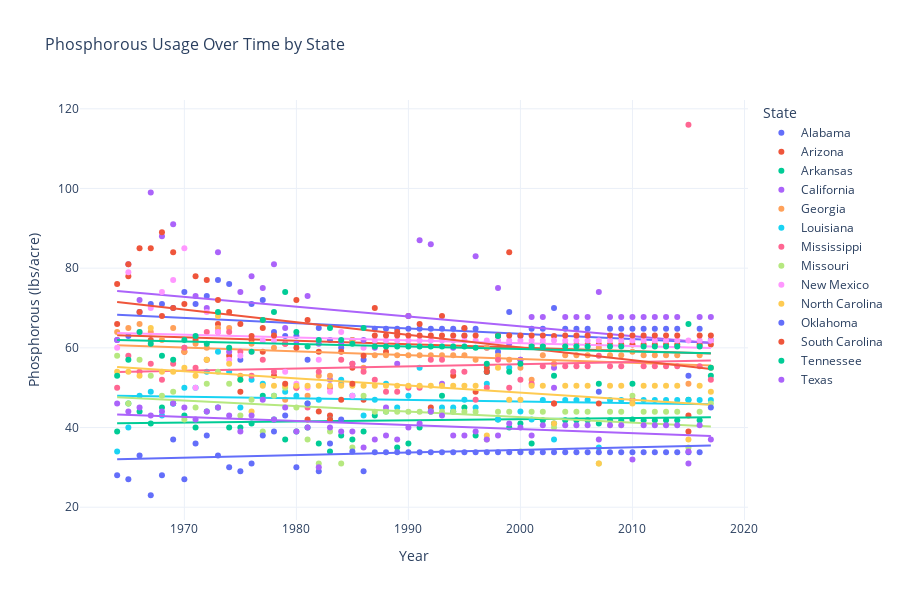
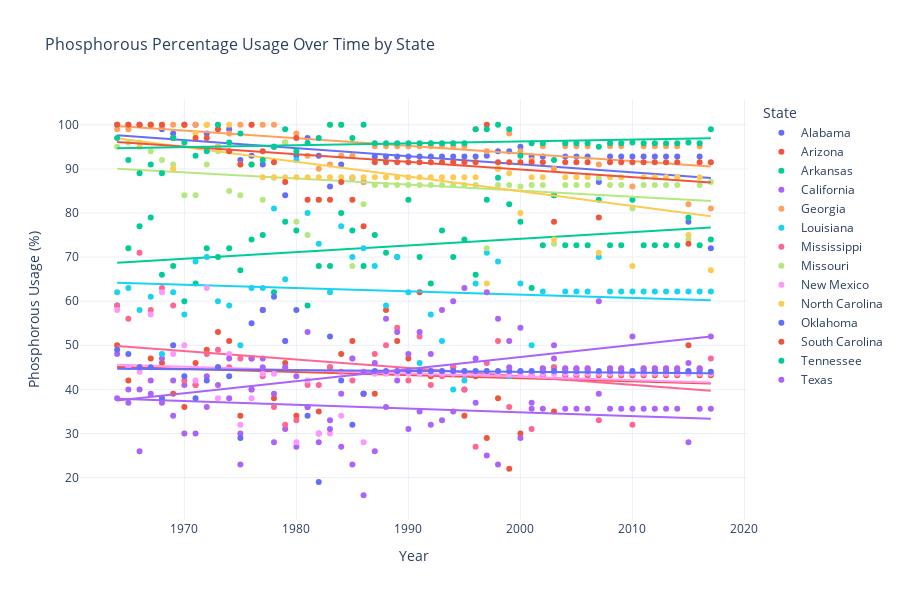

Notebook source saved alongside these figures, in order:
### Code cell
print("\n=== PHOSPHOROUS ANALYSIS ===")

fig_phosphorous = px.scatter(df_cotton, x='Year', y='Phosphorous (Pounds/Acre)', 
                            color='State', size_max=10,
                            title='Phosphorous Usage Over Time by State',
                            labels={'Phosphorous (Pounds/Acre)': 'Phosphorous (lbs/acre)'},
                            hover_data=['State', 'Phosphorous (%)'],
                            trendline="ols")

fig_phosphorous.update_layout(
    title_font_size=16,
    xaxis_title_font_size=14,
    yaxis_title_font_size=14,
    height=600,
    template='plotly_white'
)

fig_phosphorous.show()

fig_phosphorous_pct = px.scatter(df_cotton, x='Year', y='Phosphorous (%)', 
                                color='State', size_max=10,
                                title='Phosphorous Percentage Usage Over Time by State',
                                labels={'Phosphorous (%)': 'Phosphorous Usage (%)'},
                                hover_data=['State', 'Phosphorous (Pounds/Acre)'],
                                trendline="ols")

fig_phosphorous_pct.update_layout(
    title_font_size=16,
    xaxis_title_font_size=14,
    yaxis_title_font_size=14,
    height=600,
    template='plotly_white'
)

fig_phosphorous_pct.show()
